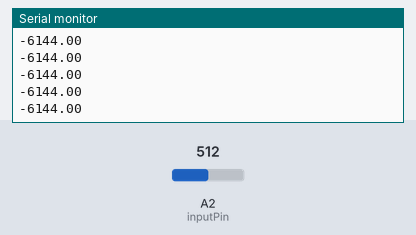
This sketch was run on a simulated Arduino Uno, built with avr-gcc and run on an emulated ATmega328P. On the bench: the last lines printed to the serial monitor. Inputs (shaded band) come from the test bench; at power-on: A2 (inputPin) = 512.

Above: at 1.2 s.
1.3 s: A2 (inputPin) set to 716
At 1.56 s:
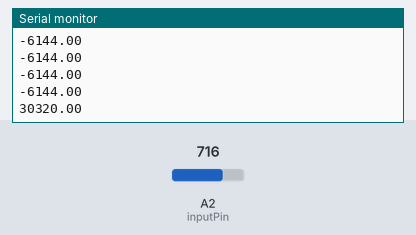
2.8 s: A2 (inputPin) set to 900
At 2.96 s:
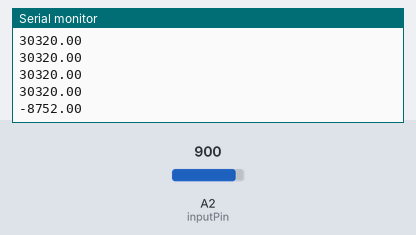
Timing chart, 0 to 5.8 s (numbered marks = the images above; inputs shaded):
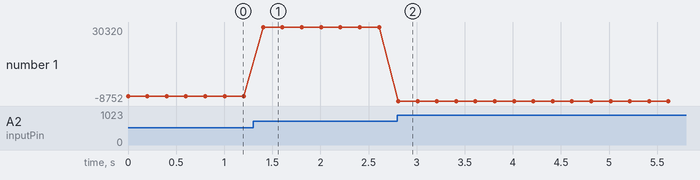

The sketch:

sketch_dec31a.ino
```cpp
// Define input pin
const int inputPin = A2; // Analog input pin

void setup() {
    Serial.begin(9600); // Start serial communication
}

void loop() {
    float sensorValue = 500*analogRead(inputPin); // Read analog input (0-1023)

    // Send the sensor data to MATLAB
    Serial.println(sensorValue);

    // No delay for faster data streaming
  delay(200);
}
```

Measured:
- after the input at 1.3 s, the serial monitor: prints a new line after 0.11 s (image 1)
- after the input at 2.8 s, the serial monitor: prints a new line at once (image 2)
- plotted number 1: -6144 → 30320 after the input at 1.3 s, 30320 → -8752 after the input at 2.8 s
